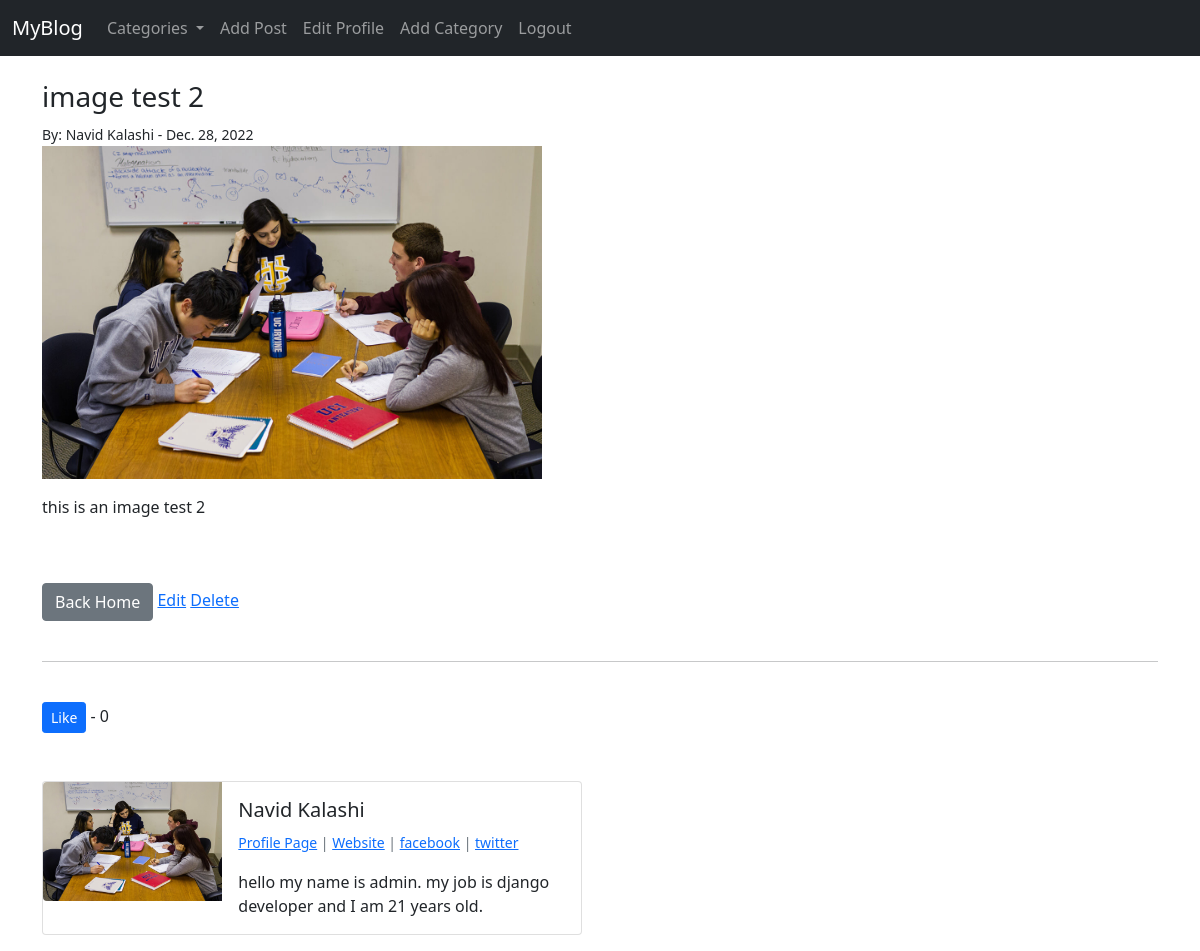
Page /article/37/ (signed in) on the committed database.
### blog/models.py (models this page shows, shortened)
class Post(models.Model):
    title = models.CharField(max_length=255)
    header_image = models.ImageField(null=True, blank=True, upload_to='images/')
    title_tag = models.CharField(max_length=255)
    author = models.ForeignKey(User, on_delete=models.CASCADE)
    body = RichTextField(blank=True, null=True)
    date = models.DateField(auto_now_add=True)
    category = models.CharField(max_length=255, default='coding')
    snippet = models.CharField(max_length=255)
    likes = models.ManyToManyField(User, related_name='blog_posts')
    def total_likes(self):
        return self.likes.count()

class Profile(models.Model):
    user = models.OneToOneField(User, null=True, on_delete=models.CASCADE)
    bio = models.TextField()
    profile_picture = models.ImageField(null=True, blank=True, upload_to='images/profile/')
    website_url = models.CharField(max_length=255, null=True, blank=True)
    facebook_url = models.CharField(max_length=255, null=True, blank=True)
    twitter_url = models.CharField(max_length=255, null=True, blank=True)
    instagram_url = models.CharField(max_length=255, null=True, blank=True)
    pinterest_url = models.CharField(max_length=255, null=True, blank=True)

### blog/views.py (the view)
# urls.py: path('article/<int:pk>/', ArticleDetailView.as_view(), name='article_detail'),
class ArticleDetailView(DetailView):
    model = Post
    template_name = 'article_detail.html'
    def get_context_data(self, *args, **kwargs):
        cat_menu = Category.objects.all()
        context = super(ArticleDetailView, self).get_context_data(*args, **kwargs)
        stuff = get_object_or_404(Post, id=self.kwargs['pk'])
        total_likes = stuff.total_likes()
        liked = False
        if stuff.likes.filter(id=self.request.user.id).exists():
            liked = True
        context['total_likes'] = total_likes
        context['cat_menu'] = cat_menu
        context['liked'] = liked
        return context

### blog/models.py (called while the page is built)
    def __str__(self):
        return self.name

### blog/templates/article_detail.html (shortened to what this page needs)
{% extends "base.html" %}
{% load static %}
{% block content %}
    <h3>{{post.title}}</h3>
    <small>By: {{post.author.first_name}} {{post.author.last_name}} - {{post.date}} </small>
    <br>
    {% if post.header_image %}
        <img src="{{post.header_image.url}}" style='width: 500px'>
    {% endif %}
    <p>{{post.body|safe}}</p>
    <br><br>
    <a href="{% url 'home' %}" class='btn btn-secondary'>Back Home</a>
    {% if user.is_authenticated %}
        {% if user.id == post.author.id %}
            <a href="{% url 'update_post' post.pk %}">Edit</a>
            <a href="{% url 'delete_post' post.pk %}">Delete</a>
        {% endif %}
    {% endif %}
    <br><br>
    <hr>
    <br>
    <form action="{% url 'like_post' post.pk %}" method='POST'>
        {% if user.is_authenticated %}
            {% if liked %}
                <button type='submit' name='post_id' value='{{post.id}}' class='btn btn-danger btn-sm'>
                    Unlike
                </button>
            {% else %}
                <button type='submit' name='post_id' value='{{post.id}}' class='btn btn-primary btn-sm'>
                    Like
                </button>
            {% endif %}
        {% else %}
                <small>Login to like</small>
        {% endif %} - {{total_likes}}
    </form>
    <br><br>
    <div class="card mb-3" style="max-width: 540px;">
        <div class="row g-0">
          <div class="col-md-4">
            {% if post.author.profile.profile_picture %}
                <img src="{{post.author.profile.profile_picture.url}}" class="img-fluid rounded-start">
            {% else %}
                <img src="{% static 'blog/images/default-profile-photo.jpg' %}" class="img-fluid rounded-start">
            {% endif %}
          </div>
          <div class="col-md-8">
            <div class="card-body">
                <h5 class="card-title">
                    {{post.author.first_name}}
                    {{post.author.last_name}}
                </h5>
                <p class="card-text"><small class="text-muted">
                    {% if post.author.profile.id %}
                        <a href="{% url 'show_profile_page' post.author.profile.id %}">Profile Page</a>
                    {% endif %}
                    {% if post.author.profile.website_url %}
                        | <a href="{{post.author.profile.website_url}}">Website</a>
                    {% endif %}
                    {% if post.author.profile.facebook_url %}
                        | <a href="{{post.author.profile.facebook_url}}">facebook</a>
                    {% endif %}
                    {% if post.author.profile.twitter_url %}
                        | <a href="{{post.author.profile.twitter_url}}">twitter</a>
                    {% endif %}
                </small></p>
                <p class="card-text">
                    {{post.author.profile.bio}}
                </p>
            </div>
          </div>
        </div>
      </div>
{% endblock content %}

### rows in the picture
Post: title "image test 2", author.first_name "Navid", author.last_name "Kalashi", date "Dec. 28, 2022", header_image (picture), body "this is an image test 2", author.profile.profile_picture (picture), author.profile.bio "hello my name is admin. my job is django developer and I am 21 years old."

### other values in the picture
{{ total_likes }} "0"
